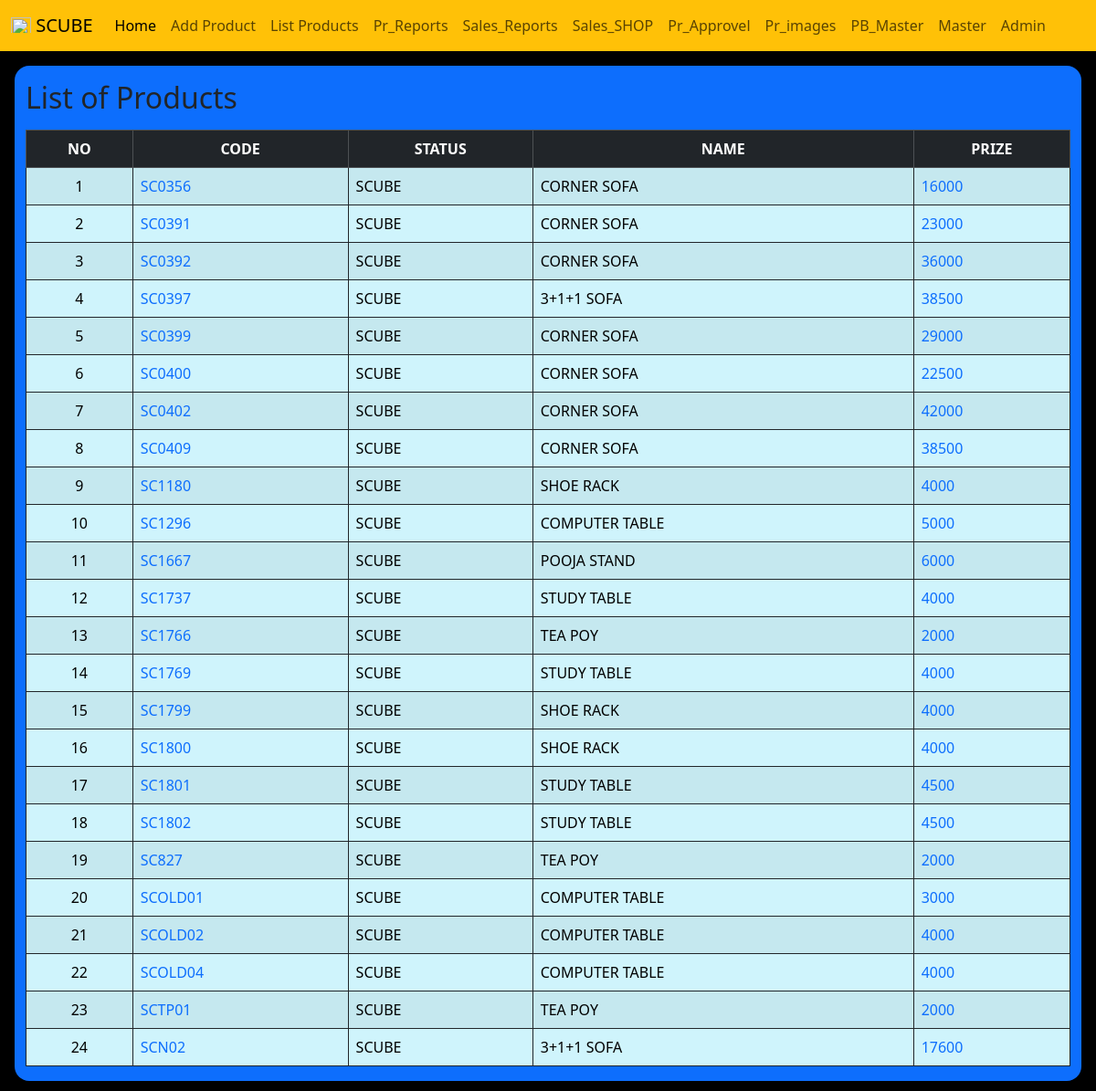
The page /list/ on the database as committed earlier.
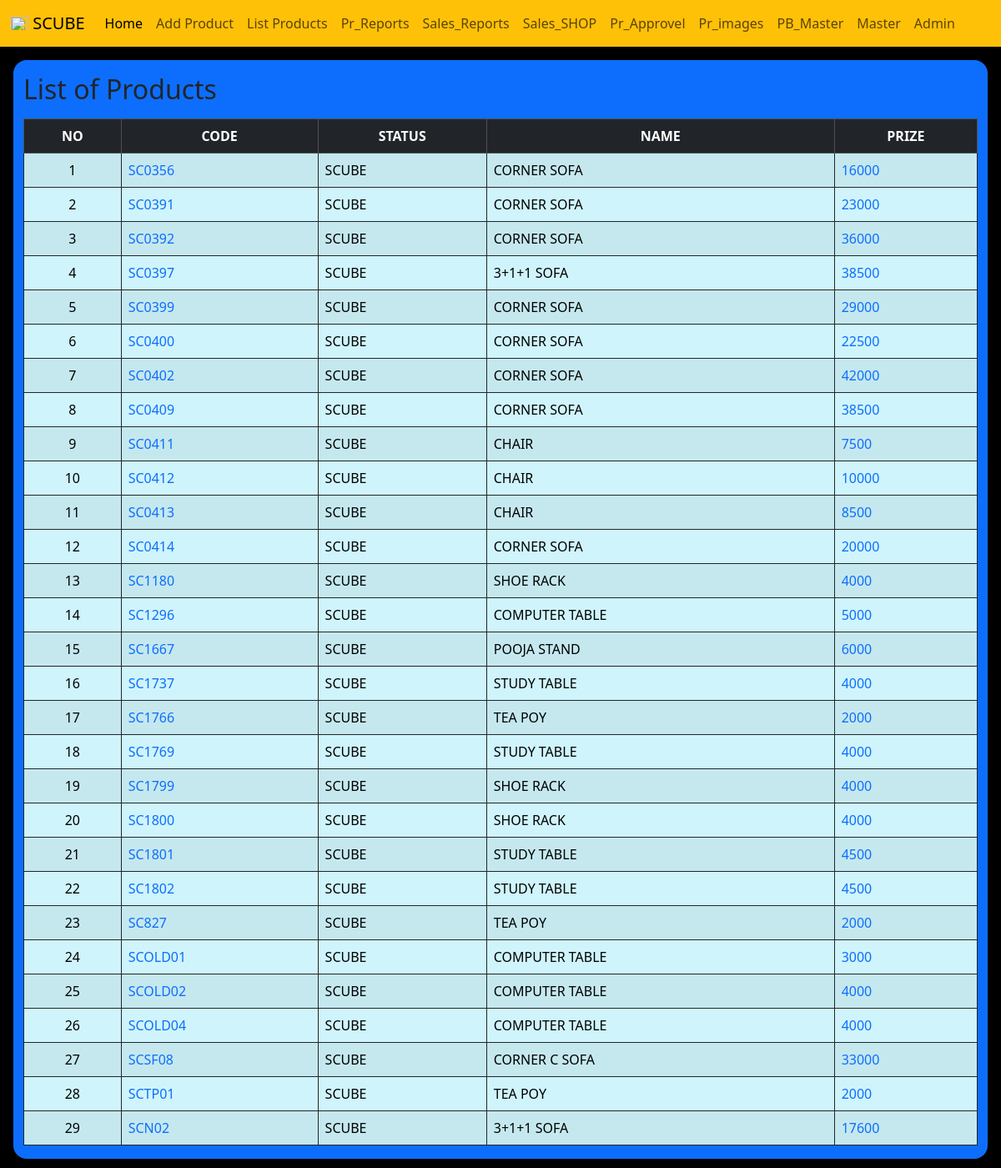
The same page on the database as committed later.
### manager/models.py (models this page shows, shortened)
class Scube_ss(models.Model):
    code = models.CharField(max_length=50, null=True)
    Catogory = models.CharField(choices=Catogory_choice, max_length=50, null=True)
    name = models.CharField(max_length=50, null=True)
    size = models.CharField(max_length=50, null=True, blank=True)
    prize = models.IntegerField(null=True, blank=True)
    material = models.CharField(max_length=50, null=True)
    color = models.CharField(max_length=50, null=True, blank=True)
    pr_date = models.DateField(null=True)
    sl_date = models.DateField(null=True, blank=True)
    status = models.CharField(choices=status_choice, max_length=50, null=True)
    image = models.ImageField(upload_to='images/', blank=True)
    new_pr = models.CharField(choices=new_choice, max_length=50, null=True, blank=True)

### manager/views.py (the view)
# urls.py: path('list/',views.list,name='list'),
def list(request):
    ls_data = Scube_ss.objects.filter(status="SCUBE").order_by('code')
    return render(request, 'list.html', {'prod': ls_data})

### manager/templates/list.html
{% extends 'blank_layout.html' %}
{% load static %}
{% block content %}
<div class="m-3">
  <section class="container-fluid bg-primary rounded-4  ">
    <div class="row mt-2  pt-2">
      <DIV class="COL-12 mt-2">
        <h2>List of Products</h2>
      </DIV>
      <div class="col-12 col-md-12 mt-2">
        <table class="table table-hover table-info table-striped table-bordered border-dark  ">
          <thead class="table-dark text-center ">
            <tr>
              <th scope="col">NO</th>
              <th>CODE</th>
              <th>STATUS</th>
              <th>NAME</th>
              <th>PRIZE</th>
            </tr>
          </thead>
          <tbody>
            {% for product_obj in prod %}
            <tr>
              <td class="text-center">{{ forloop.counter }}</td>
              <td> <a style="text-decoration: none ; " href="{% url 'details' product_obj.id %}">
                  {{product_obj.code |upper}}</a></td>
              <td>{{product_obj.status |upper}}</td>
              <td>{{product_obj.name |upper}}</td>
              <td> <a style="text-decoration: none ; " href="{% url 'edit' product_obj.id %}">
                  {{product_obj.prize |upper}}</td>
            </tr>
            {% endfor %}
        </table>
      </div>
    </div>
  </section>
</div>
{% endblock %}

### manager/templates/blank_layout.html (shortened to what this page needs)
{% load static %}
{% include 'navbar.html' %}
{% block content %}{% endblock  %}

### manager/templates/navbar.html (shortened to what this page needs)
{% load static %}
<!DOCTYPE html>
<html lang="en">
  <head>
    <link href="https://cdn.jsdelivr.net/npm/bootstrap@5.3.2/dist/css/bootstrap.min.css" rel="stylesheet" />
  </head>
  <body class="bg-black">
    <header>
      <nav class="navbar navbar-expand-lg bg-warning">
        <div class="container-fluid">
          <a class="navbar-brand" href="{% url 'home' %}"><img style="width: 22px; height: 22px; padding-bottom: 5px;" src="{% static 'images/html-logo.png' %}" alt="" /> SCUBE</a>
          <div class="collapse navbar-collapse" id="navbarNavAltMarkup">
            <div class="navbar-nav">
              <a class="nav-link active" aria-current="page" href="{% url 'home' %}">Home</a>
              <a class="nav-link" href="{% url 'create' %}">Add Product</a>
              <a class="nav-link" href="{% url 'list' %}">List Products</a>
              <a class="nav-link" href="{% url 'reports' %}">Pr_Reports</a>
              <a class="nav-link" href="{% url 'sales_reports' %}">Sales_Reports</a>
              <a class="nav-link" href="{% url 'reports_s2s' %}">Sales_SHOP</a>
              <a class="nav-link" href="{% url 'Pr_Approvel' %}">Pr_Approvel</a>
              <a class="nav-link" href="{% url 'pr_img' %}">Pr_images</a>
              <a class="nav-link" href="{% url 'product_master' %}">PB_Master</a>
              <a class="nav-link" href="{% url 'master_data' %}">Master</a>
              <a class="nav-link" href="{% url 'admin' %}">Admin</a>
            </div>
          </div>
        </div>
      </nav>
    </header>
  </body>
</html>

Rows that differ between the two databases and show on the page:
added Scube_ss: code "SC0411", status "SCUBE", name "CHAIR", prize "7500"
added Scube_ss: code "SC0412", status "SCUBE", name "CHAIR", prize "10000"
added Scube_ss: code "SC0413", status "SCUBE", name "CHAIR", prize "8500"
added Scube_ss: code "SC0414", status "SCUBE", name "CORNER SOFA", prize "20000"
added Scube_ss: code "SCSF08", status "SCUBE", name "CORNER C SOFA", prize "33000"
